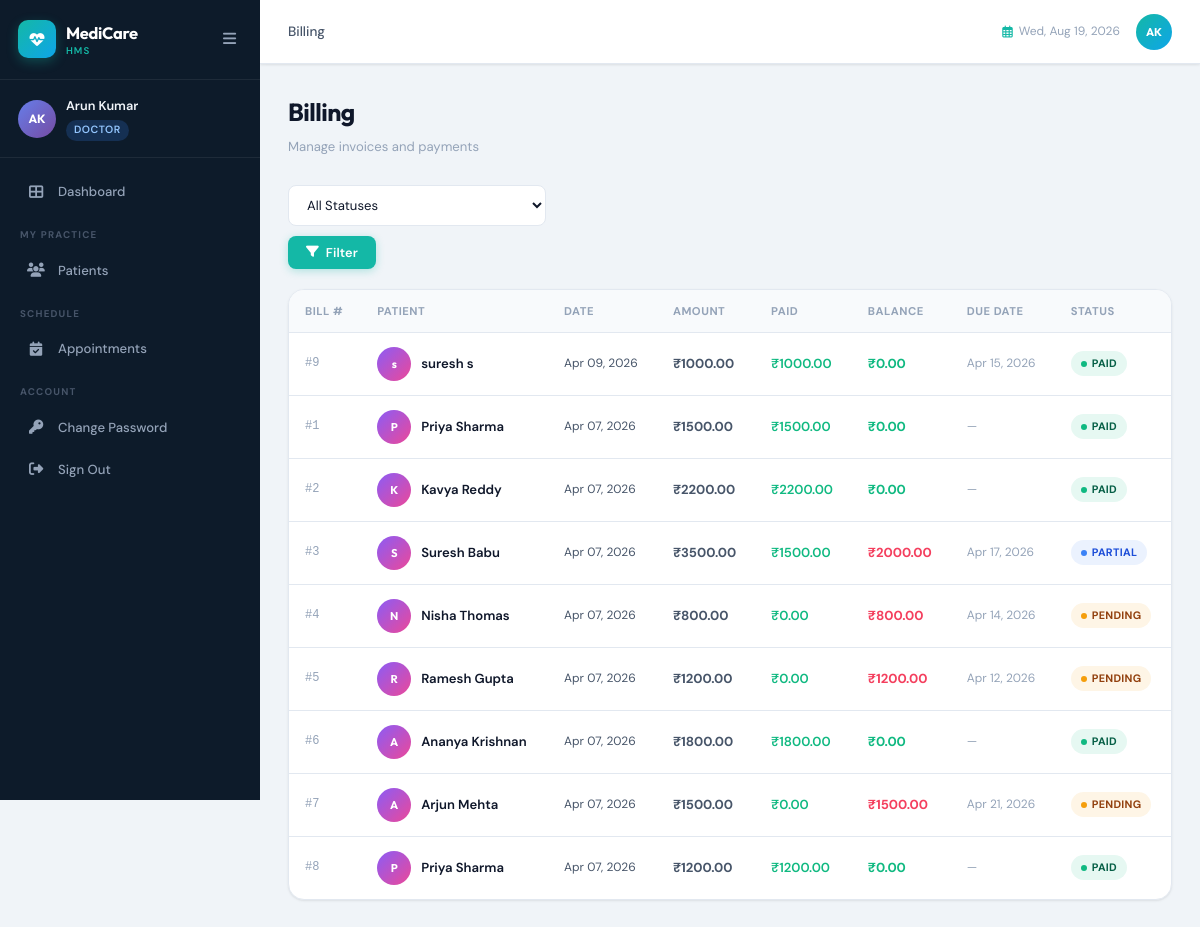
The app's page /billing/ (signed in) with its own data.
### hospital/models.py (models this page shows, shortened)
class User(AbstractUser):
    ROLE_CHOICES = (
        ('admin', 'Admin'),
        ('doctor', 'Doctor'),
        ('patient', 'Patient'),
    )
    role = models.CharField(max_length=10, choices=ROLE_CHOICES, default='patient')
    phone = models.CharField(max_length=15, blank=True, null=True)
    requires_password_change = models.BooleanField(default=False)

class Bill(models.Model):
    STATUS_CHOICES = [
        ('Pending', 'Pending'),
        ('Paid', 'Paid'),
        ('Partially Paid', 'Partially Paid'),
        ('Waived', 'Waived'),
    ]
    bill_id = models.AutoField(primary_key=True)
    patient = models.ForeignKey(Patient, on_delete=models.CASCADE)
    appointment = models.ForeignKey(Appointment, on_delete=models.SET_NULL, null=True, blank=True)
    amount = models.DecimalField(max_digits=10, decimal_places=2)
    paid_amount = models.DecimalField(max_digits=10, decimal_places=2, default=0)
    bill_date = models.DateField(auto_now_add=True)
    due_date = models.DateField(null=True, blank=True)
    status = models.CharField(max_length=20, choices=STATUS_CHOICES, default='Pending')
    description = models.TextField(blank=True, null=True)
    @property
    def balance(self):
        return self.amount - self.paid_amount

class Patient(models.Model):
    GENDER_CHOICES = [('Male', 'Male'), ('Female', 'Female'), ('Other', 'Other')]
    BLOOD_GROUP_CHOICES = [
        ('A+', 'A+'), ('A-', 'A-'), ('B+', 'B+'), ('B-', 'B-'),
        ('AB+', 'AB+'), ('AB-', 'AB-'), ('O+', 'O+'), ('O-', 'O-'),
    ]
    user = models.OneToOneField(User, on_delete=models.SET_NULL, null=True, blank=True, related_name='patient_profile')
    patient_id = models.AutoField(primary_key=True)
    name = models.CharField(max_length=100)
    age = models.IntegerField()
    gender = models.CharField(max_length=10, choices=GENDER_CHOICES)
    contact = models.CharField(max_length=15)
    email = models.EmailField(blank=True, null=True)
    address = models.TextField(blank=True, null=True)
    blood_group = models.CharField(max_length=5, choices=BLOOD_GROUP_CHOICES, blank=True, null=True)
    emergency_contact = models.CharField(max_length=15, blank=True, null=True)
    registered_on = models.DateField(auto_now_add=True)

### hospital/views.py (the view)
# urls.py: path('billing/', views.bill_list, name='bill_list'),
@login_required
def bill_list(request):
    status = request.GET.get('status', '')
    user = request.user
    if user.role == 'patient':
        try:
            bills = Bill.objects.filter(patient=user.patient_profile).select_related('patient')
        except Exception:
            bills = Bill.objects.none()
    else:
        bills = Bill.objects.select_related('patient').order_by('-bill_date')
    if status:
        bills = bills.filter(status=status)
    total_revenue = Bill.objects.filter(status='Paid').aggregate(Sum('amount'))['amount__sum'] or 0
    pending_amount = Bill.objects.filter(status='Pending').aggregate(Sum('amount'))['amount__sum'] or 0
    return render(request, 'hospital/bill_list.html', {
        'bills': bills, 'status': status,
        'total_revenue': total_revenue, 'pending_amount': pending_amount
    })

### hospital/templates/hospital/bill_list.html (shortened to what this page needs)
{% extends 'hospital/base.html' %}
{% block breadcrumb %}Billing{% endblock %}
{% block content %}
<div class="page-header">
  <div class="page-header-left">
    <h1 class="page-title">Billing</h1>
    <p class="page-subtitle">Manage invoices and payments</p>
  </div>
</div>
<div class="filter-bar">
  <form method="get" style="display:flex;gap:10px;align-items:center;flex-wrap:wrap;">
    <select name="status" class="form-input" style="min-width:160px;">
      <option value="">All Statuses</option>
    </select>
    <button type="submit" class="btn btn-primary"><i class="fas fa-filter"></i> Filter</button>
  </form>
</div>
<div class="card">
  <div class="table-wrapper">
    <table>
      <thead>
        <tr>
          <th>Bill #</th>
          <th>Patient</th>
          <th>Date</th>
          <th>Amount</th>
          <th>Paid</th>
          <th>Balance</th>
          <th>Due Date</th>
          <th>Status</th>
        </tr>
      </thead>
      <tbody>
        {% for bill in bills %}
        <tr>
          <td class="td-id">#{{ bill.bill_id }}</td>
          <td>
            <div class="avatar-chip">
              <div class="chip-avatar chip-purple">{{ bill.patient.name|first }}</div>
              <span class="td-name">{{ bill.patient.name }}</span>
            </div>
          </td>
          <td class="text-sm">{{ bill.bill_date|date:"M d, Y" }}</td>
          <td style="font-weight:700;">₹{{ bill.amount }}</td>
          <td style="color:var(--green);font-weight:600;">₹{{ bill.paid_amount }}</td>
          <td style="font-weight:700;color:{% if bill.balance > 0 %}var(--rose){% else %}var(--green){% endif %};">₹{{ bill.balance }}</td>
          <td class="text-sm text-muted">{{ bill.due_date|date:"M d, Y"|default:"—" }}</td>
          <td>
            {% if bill.status == 'Paid' %}<span class="badge badge-green">Paid</span>
            {% elif bill.status == 'Pending' %}<span class="badge badge-amber">Pending</span>
            {% elif bill.status == 'Partially Paid' %}<span class="badge badge-blue">Partial</span>
            {% elif bill.status == 'Waived' %}<span class="badge badge-gray">Waived</span>
            {% else %}<span class="badge badge-gray">{{ bill.status }}</span>{% endif %}
          </td>
        </tr>
        {% endfor %}
      </tbody>
    </table>
  </div>
</div>
{% endblock %}

### hospital/templates/hospital/base.html (shortened to what this page needs)
<!DOCTYPE html>
<html lang="en">
<head>
<link rel="stylesheet" href="https://cdnjs.cloudflare.com/ajax/libs/font-awesome/6.5.0/css/all.min.css">
{% load static %}
<link rel="stylesheet" href="{% static 'hospital/css/hms.css' %}">
</head>
<body>
{% if user.is_authenticated %}
<aside class="sidebar" id="sidebar">
  <div class="sidebar-header">
    <div class="sidebar-logo">
      <div class="logo-icon"><i class="fas fa-heartbeat"></i></div>
      <div class="logo-text">
        <span class="logo-name">MediCare</span>
        <span class="logo-sub">HMS</span>
      </div>
    </div>
    <button class="sidebar-toggle" id="sidebarToggle"><i class="fas fa-bars"></i></button>
  </div>
  <div class="sidebar-user">
    <div class="user-avatar">{{ user.first_name|first|upper }}{{ user.last_name|first|upper }}</div>
    <div class="user-info">
      <span class="user-name">{{ user.get_full_name|default:user.username }}</span>
      <span class="user-role role-{{ user.role }}">{{ user.role|title }}</span>
    </div>
  </div>
  <nav class="sidebar-nav">
    <a href="{% url 'dashboard' %}" class="nav-item {% if request.resolver_match.url_name == 'dashboard' %}active{% endif %}">
      <i class="fas fa-th-large"></i><span>Dashboard</span>
    </a>
    {% if user.role == 'doctor' %}
    <div class="nav-section">My Practice</div>
    <a href="{% url 'patient_list' %}" class="nav-item {% if 'patient' in request.resolver_match.url_name %}active{% endif %}">
      <i class="fas fa-users"></i><span>Patients</span>
    </a>
    {% endif %}
    <div class="nav-section">{% if user.role == 'patient' %}My{% else %}Schedule{% endif %}</div>
    <a href="{% url 'appointment_list' %}" class="nav-item {% if 'appointment' in request.resolver_match.url_name %}active{% endif %}">
      <i class="fas fa-calendar-check"></i><span>Appointments</span>
    </a>
    <div class="nav-section">Account</div>
    <a href="{% url 'change_password' %}" class="nav-item {% if request.resolver_match.url_name == 'change_password' %}active{% endif %}">
      <i class="fas fa-key"></i><span>Change Password</span>
    </a>
    <a href="{% url 'logout' %}" class="nav-item nav-logout">
      <i class="fas fa-sign-out-alt"></i><span>Sign Out</span>
    </a>
  </nav>
</aside>
<div class="main-wrapper" id="mainWrapper">
  <header class="topbar">
    <div class="topbar-left">
      <div class="breadcrumb">
        <span>{% block breadcrumb %}Dashboard{% endblock %}</span>
      </div>
    </div>
    <div class="topbar-right">
      <div class="topbar-date"><i class="far fa-calendar-alt"></i> <span id="currentDate"></span></div>
      <div class="topbar-user">
        <div class="topbar-avatar">{{ user.first_name|first|upper }}{{ user.last_name|first|upper }}</div>
      </div>
    </div>
  </header>
  <main class="page-content">
    {% block content %}{% endblock %}
  </main>
</div>
{% endif %}
{% load static %}
</body>
</html>

### records on screen
User: first_name|first "A", last_name|first "K", get_full_name "Arun Kumar", role "DOCTOR"
Bill: bill_id "9", patient.name|first "s", patient.name "suresh s", bill_date "Apr 09, 2026", amount "1000.00", paid_amount "1000.00", balance "0.00", due_date "Apr 15, 2026", status "PAID"
Bill: bill_id "1", patient.name|first "P", patient.name "Priya Sharma", bill_date "Apr 07, 2026", amount "1500.00", paid_amount "1500.00", balance "0.00", due_date "—", status "PAID"
Bill: bill_id "2", patient.name|first "K", patient.name "Kavya Reddy", bill_date "Apr 07, 2026", amount "2200.00", paid_amount "2200.00", balance "0.00", due_date "—", status "PAID"
Bill: bill_id "3", patient.name|first "S", patient.name "Suresh Babu", bill_date "Apr 07, 2026", amount "3500.00", paid_amount "1500.00", balance "2000.00", due_date "Apr 17, 2026", status "PARTIAL"
Bill: bill_id "4", patient.name|first "N", patient.name "Nisha Thomas", bill_date "Apr 07, 2026", amount "800.00", paid_amount "0.00", balance "800.00", due_date "Apr 14, 2026", status "PENDING"
Bill: bill_id "5", patient.name|first "R", patient.name "Ramesh Gupta", bill_date "Apr 07, 2026", amount "1200.00", paid_amount "0.00", balance "1200.00", due_date "Apr 12, 2026", status "PENDING"
Bill: bill_id "6", patient.name|first "A", patient.name "Ananya Krishnan", bill_date "Apr 07, 2026", amount "1800.00", paid_amount "1800.00", balance "0.00", due_date "—", status "PAID"
Bill: bill_id "7", patient.name|first "A", patient.name "Arjun Mehta", bill_date "Apr 07, 2026", amount "1500.00", paid_amount "0.00", balance "1500.00", due_date "Apr 21, 2026", status "PENDING"
Bill: bill_id "8", patient.name|first "P", patient.name "Priya Sharma", bill_date "Apr 07, 2026", amount "1200.00", paid_amount "1200.00", balance "0.00", due_date "—", status "PAID"
